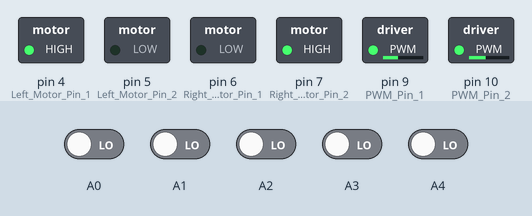
The sketch below on a simulated Arduino Uno, built with avr-gcc and run on an emulated ATmega328P. On the bench: switched loads named in the sketch (green lamp = pin HIGH). Inputs (shaded band) come from the test bench; at power-on: A0–4 LOW.

Above: at 1.2 s.
1.3 s: A0 driven HIGH
At 1.8 s:
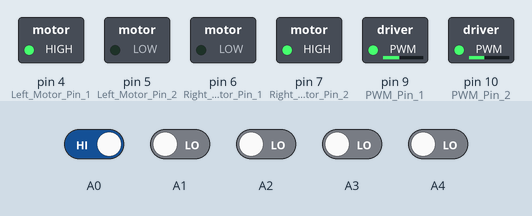
2.8 s: A1 driven HIGH
At 4.1 s:
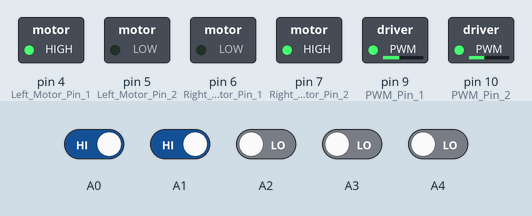
Timing chart, 0 to 5.8 s (numbered marks = the images above; inputs shaded):
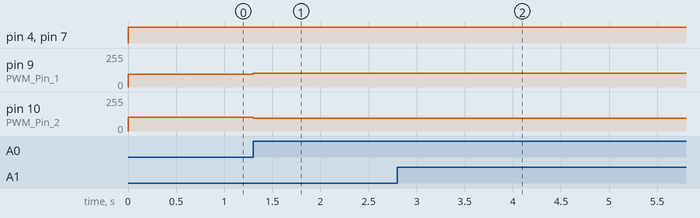

The sketch:

try_001.ino
```cpp
float Kp=1,Ki=0,Kd=0;
float error=0, P=0, I=0, D=0, PID_value=0;
float previous_error=0, previous_I=0;
int sensor[5]={0, 0, 0, 0, 0};
int initial_motor_speed=100;

void read_sensor_values(void);
void calculate_pid(void);
void motor_control(void);

void setup()
{
 pinMode(9,OUTPUT); //PWM Pin 1
 pinMode(10,OUTPUT); //PWM Pin 2
 pinMode(4,OUTPUT); //Left Motor Pin 1
 pinMode(5,OUTPUT); //Left Motor Pin 2
 pinMode(6,OUTPUT); //Right Motor Pin 1
 pinMode(7,OUTPUT);  //Right Motor Pin 2
 Serial.begin(9600); //Enable Serial Communications
}
void read_sensor_values()
{
  sensor[0]=digitalRead(A0);
  sensor[1]=digitalRead(A1);
  sensor[2]=digitalRead(A2);
  sensor[3]=digitalRead(A3);
  sensor[4]=digitalRead(A4);

  if((sensor[0]==0)&&(sensor[1]==0)&&(sensor[2]==0)&&(sensor[3]==0)&&(sensor[4]==1))
  error=4;
  else if((sensor[0]==0)&&(sensor[1]==0)&&(sensor[2]==0)&&(sensor[3]==1)&&(sensor[4]==1))
  error=3;
  else if((sensor[0]==0)&&(sensor[1]==0)&&(sensor[2]==0)&&(sensor[3]==1)&&(sensor[4]==0))
  error=2;
  else if((sensor[0]==0)&&(sensor[1]==0)&&(sensor[2]==1)&&(sensor[3]==1)&&(sensor[4]==0))
  error=1;
  else if((sensor[0]==0)&&(sensor[1]==0)&&(sensor[2]==1)&&(sensor[3]==0)&&(sensor[4]==0))
  error=0;
  else if((sensor[0]==0)&&(sensor[1]==1)&&(sensor[2]==1)&&(sensor[3]==0)&&(sensor[4]==0))
  error=-1;
  else if((sensor[0]==0)&&(sensor[1]==1)&&(sensor[2]==0)&&(sensor[3]==0)&&(sensor[4]==0))
  error=-2;
  else if((sensor[0]==1)&&(sensor[1]==1)&&(sensor[2]==0)&&(sensor[3]==0)&&(sensor[4]==0))
  error=-3;
  else if((sensor[0]==1)&&(sensor[1]==0)&&(sensor[2]==0)&&(sensor[3]==0)&&(sensor[4]==0))
  error=-4;
  else if((sensor[0]==0)&&(sensor[1]==0)&&(sensor[2]==0)&&(sensor[3]==0)&&(sensor[4]==0))
    if(error==-4) error=-5;
    else error=5;

}
void calculate_pid()
{
    P = error;
    I = I + error;
    D = error - previous_error;

    PID_value = (Kp*P) + (Ki*I) + (Kd*D);

    previous_error=error;
}
void motor_control()
{
    // Calculating the effective motor speed:
    int left_motor_speed = initial_motor_speed-PID_value;
    int right_motor_speed = initial_motor_speed+PID_value;

    // The motor speed should not exceed the max PWM value
    constrain(left_motor_speed,0,255);
    constrain(right_motor_speed,0,255);

    analogWrite(9,left_motor_speed);   //Left Motor Speed
    analogWrite(10,right_motor_speed);  //Right Motor Speed
    //following lines of code are to make the bot move forward
    /*The pin numbers and high, low values might be different
    depending on your connections */
    digitalWrite(4,HIGH);
    digitalWrite(5,LOW);
    digitalWrite(6,LOW);
    digitalWrite(7,HIGH);
}
void loop()
{
    read_sensor_values();
    calculate_pid();
    motor_control();
}
```

Measured:
- after the input at 1.3 s, pin 9 (PWM_Pin_1): 95/255 → 104/255 at once; pin 10 (PWM_Pin_2): 105/255 → 96/255 at once
- after the input at 2.8 s, pin 9 (PWM_Pin_1): 104/255 → 103/255 at once; pin 10 (PWM_Pin_2): 96/255 → 97/255 at once
